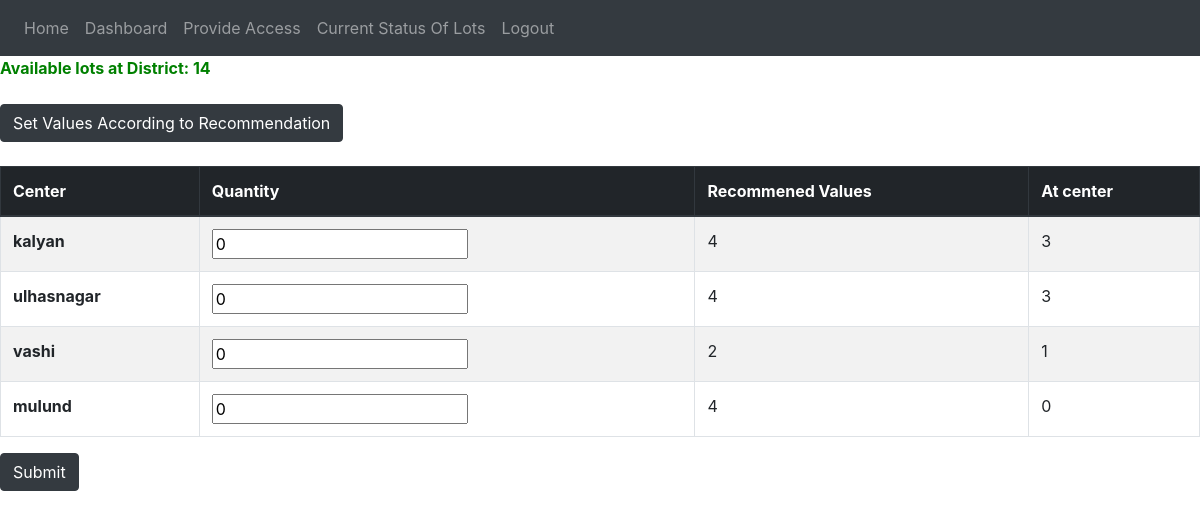
The page /district/thane/send_to_center (signed in) on the database its author committed.
### vaccine_app/models.py (models this page shows, shortened)
class Center(models.Model):
    centerPrimaryKey = models.AutoField(primary_key=True)
    centerId = models.UUIDField(default=uuid.uuid4, editable=False, unique=True)
    district = models.ForeignKey(District, on_delete=models.CASCADE, related_name="Center")
    name = models.CharField(max_length=255, unique=True)
    maxCountPerDate = models.IntegerField(default=10)
    population = models.IntegerField(default=1)

### vaccine_app/views.py (the view, shortened to what this page needs)
# urls.py: path('district/<str:name>/send_to_center',views.send_to_center,name="send_to_center"),
def send_to_center(request,name):
    if verify(request,"district",name):
        print("send")
        error = ""
        centers = Center.objects.filter(district__name__contains = name)
        ratio=get_ratio_center(District.objects.get(name = name))
        ratio_list=[]
        count_list=[]
        for center in centers:
            count_list.append(CenterVaccineData.objects.filter(center=center, lot__status__contains = "atCenter").count())
            ratio_list.append(ratio[center.name])
        quantity_available = DistrictVaccineData.objects.filter(district__name__contains = name, lot__status__contains = "atDistrict").count()
        context = {"name":name,"centers":zip(centers,zip(ratio_list,count_list)),"quantity_available":quantity_available,"error":error}
        return render(request,"send_to_center.html",context)
    return redirect("district_dash",name)

### vaccine_app/views.py (called while the page is built, shortened)
def verify(request,district_or_center,name):
    if district_or_center=="district":
        user=request.user
        if District.objects.filter(name=name).exists():
            district_obj=District.objects.get(name=name)
            if AccessControlListDistrict.objects.filter(person=user,district=district_obj).exists() and user.is_districtadmin:
                return True
            else:
                print("access is not there for user "+user.email)
                return False
        else:
            print("District name is invalid")
            return False
    else:
        print("Invalid district_or_center value")
        return False

### templates/send_to_center.html (shortened to what this page needs)
{% extends 'base.html' %}
{% block content %}
    <b style="color: green;">Available lots at District: {{quantity_available}}</b>
    <br><br>
    <button class="btn btn-dark" onclick="set_value()">Set Values According to Recommendation</button>
    <br><br>
    <form action="/district/{{name}}/send_to_center" method="POST">
        <table class="table table-striped table-bordered">
            <thead>
            <tr class="thead-dark">
                <th scope="col">Center</th>
                <th scope="col">Quantity</th>
                <th scope="col">Recommened Values</th>
                <th scope="col">At center</th>
            </tr>
            </thead>
            <tbody>
                {% for center,ratio in centers %}
                    <tr>
                        <th scope="row">{{ center.name }}</th>
                        <td><input class="set_ratio" type="number" value="0" name="quantities" /></a>
                        <td class="get_ratio">{{ ratio.0 }}</td>
                        <td>{{ ratio.1 }}</td>
                    </tr>
                {% endfor %}
            </tbody>
        </table>
        <button class="btn btn-dark" type="submit">Submit</button>
    </form>
{% endblock %}

### rows shown on the page
Center: name "kalyan", ratio "4", district "3"
Center: name "ulhasnagar", centerPrimaryKey "4", district "3"
Center: name "vashi", ratio "2", ratio "1"
Center: name "mulund", ratio "4", maxCountPerDate "0"

### other values the page prints
{{ quantity_available }} "14"
